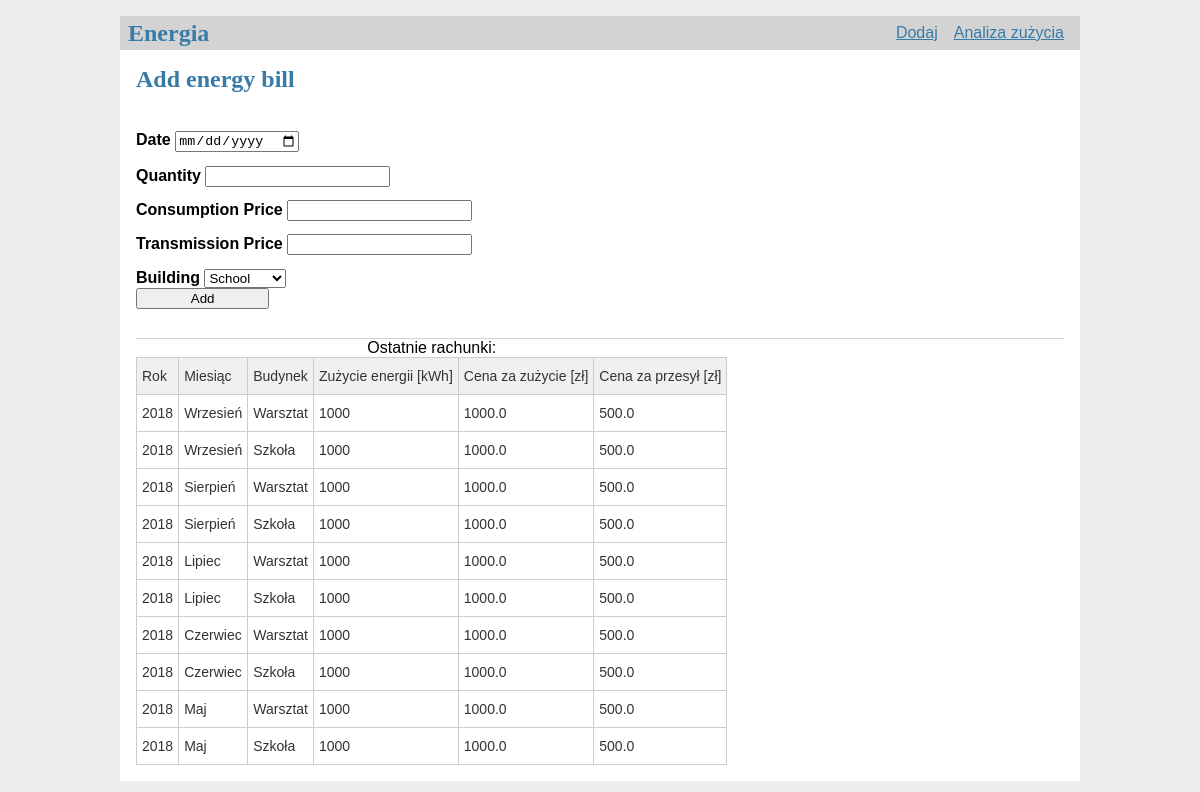
Page /add/energy on the committed database.
### app/models.py (models this page shows, shortened)
class Energy(db.Model):
    building = db.Column(db.String, primary_key=True)
    year = db.Column(db.Integer, primary_key=True)
    month = db.Column(db.Integer, primary_key=True)
    quantity = db.Column(db.Integer, unique=False)
    consumption_price = db.Column(db.Float, unique=False)
    transmission_price = db.Column(db.Float, unique=False)

### app/data_crud/views.py (the view, shortened to what this page needs)
@data.route('/add/energy', methods=['GET', 'POST'])
def add_energy():
    form = EnergyAdditionForm()
    return render_template("add_energy.html", rows=get_data(type_choice="energy"), form=form)

### app/data_crud/forms.py
class EnergyAdditionForm(FlaskForm):
    date = DateField('Date', validators=[DataRequired()])
    quantity = FloatField('Quantity', validators=[DataRequired()])
    consumption_price = FloatField('Consumption Price', validators=[DataRequired()])
    transmission_price = FloatField('Transmission Price', validators=[DataRequired()])
    building = SelectField('Building', validators=[DataRequired()], choices=[("SCH", "School"), ("WOR", "Workshop")])
    submit = SubmitField('Add')

### app/data_crud/prepare_data.py (called while the page is built)
def get_data(type_choice):
    with open(MONTHS_NAMES_FILE) as f:
        months_names_mapping = json.loads(f.read())
    with open(BUILDINGS_NAMES_POLISH_FILE) as f:
        buildings_names = json.loads(f.read())
    if type_choice == 'energy':
        rows = Energy.query.order_by(Energy.year.desc(), Energy.month.desc()).limit(10).all()
        data = [ [row.year, months_names_mapping[str(row.month)], buildings_names[row.building],
                 row.quantity, row.consumption_price, row.transmission_price] for row in rows]
    elif type_choice == 'gas':
        rows = Gas.query.order_by(Gas.year.desc(), Gas.month.desc()).limit(10).all()
        data = [ [row.year, months_names_mapping[str(row.month)], buildings_names[row.building],
                 row.quantity, row.price] for row in rows]
    return data

### app/templates/add_energy.html (shortened to what this page needs)
{% import "bootstrap/wtf.html" as wtf %}
{% extends "base.html" %}
{% block header %}
<div class="content-section">
    <div class="center">
        <h1>Add energy bill</h1>
        <br/>
        {{ wtf.quick_form(form) }}
    </div>
</div>
{% endblock %}
{% block content %}
<table class="tg">
    <caption>Ostatnie rachunki:</caption>
    <tr>
        <th class="tg-0lax">Rok</th>
        <th class="tg-0lax">Miesiąc</th>
        <th class="tg-0lax">Budynek</th>
        <th class="tg-0lax">Zużycie energii [kWh]<br></th>
        <th class="tg-0lax">Cena za zużycie [zł]</th>
        <th class="tg-0lax">Cena za przesył [zł]</th>
    </tr>
    {% for row in rows %}
    <tr>
        <td>{{ row[0] }}</a></td>
        <td>{{ row[1] }}</td>
        <td>{{ row[2] }}</a></td>
        <td>{{ row[3] }}</td>
        <td>{{ row[4] }}</a></td>
        <td>{{ row[5] }}</td>
    </tr>
    {% endfor %}
</table>
{% endblock %}

### app/templates/base.html (shortened to what this page needs)
<!doctype html>
<link rel="stylesheet" href="{{ url_for('static', filename='style.css') }}">
<link href="http://cdn.pydata.org/bokeh/release/bokeh-1.0.4.min.css" rel="stylesheet">
<link href="http://cdn.pydata.org/bokeh/release/bokeh-widgets-1.0.4.min.css" rel="stylesheet">
<nav>
    <h1>Energia</h1>
    <ul>
        <li><a href="{{ url_for('data_crud.add_gas') }}">Dodaj</a>
        <li><a href="{{ url_for('analyse.show') }}">Analiza zużycia</a>
    </ul>
</nav>
<section class="content">
    <header>
        {% block header %}{% endblock %}
    </header>
    {% block content %}{% endblock %}
</section>

### app/static/style.css (style rules this page uses)
h1 { font-family: serif; color: #377ba8; margin: 1rem 0; }
a { color: #377ba8; }
nav { background: lightgray; display: flex; align-items: center; padding: 0 0.5rem; }
nav h1 { flex: auto; margin: 0; }
nav ul { display: flex; list-style: none; margin: 0; padding: 0; }
nav ul li a, nav ul li span, header .action { display: block; padding: 0.5rem; }
.content { padding: 0 1rem 1rem; }
.content > header { border-bottom: 1px solid lightgray; display: flex; align-items: flex-end; }
.content > header h1 { flex: auto; margin: 1rem 0 0.25rem 0; }
.content:last-child { margin-bottom: 0; }
.content form { margin: 1em 0; display: flex; flex-direction: column; }
.content label { font-weight: bold; margin-bottom: 0.5em; }
.content input, .content textarea { margin-bottom: 1em; }
input[type=submit] { align-self: start; min-width: 10em; }

### app/templates/add_energy.html (style rules this page uses)
.tg { border-collapse:collapse;border-spacing:0;border-color:#ccc; }
.tg td { font-family:Arial, sans-serif;font-size:14px;padding:10px 5px;border-style:solid;border-width:1px;overflow:hidden;word-break:normal;border-color:#ccc;color:#333;background-color:#fff; }
.tg th { font-family:Arial, sans-serif;font-size:14px;font-weight:normal;padding:10px 5px;border-style:solid;border-width:1px;overflow:hidden;word-break:normal;border-color:#ccc;color:#333;background-color:#f0f0f0; }
.tg .tg-0lax { text-align:left;vertical-align:top }

### rows in the picture
Energy: year "2018", row "Wrzesień", row "Warsztat", quantity "1000", consumption_price "1000.0", transmission_price "500.0"
Energy: year "2018", row "Wrzesień", row "Szkoła", quantity "1000", consumption_price "1000.0", transmission_price "500.0"
Energy: year "2018", row "Sierpień", row "Warsztat", quantity "1000", consumption_price "1000.0", transmission_price "500.0"
Energy: year "2018", row "Sierpień", row "Szkoła", quantity "1000", consumption_price "1000.0", transmission_price "500.0"
Energy: year "2018", row "Lipiec", row "Warsztat", quantity "1000", consumption_price "1000.0", transmission_price "500.0"
Energy: year "2018", row "Lipiec", row "Szkoła", quantity "1000", consumption_price "1000.0", transmission_price "500.0"
Energy: year "2018", row "Czerwiec", row "Warsztat", quantity "1000", consumption_price "1000.0", transmission_price "500.0"
Energy: year "2018", row "Czerwiec", row "Szkoła", quantity "1000", consumption_price "1000.0", transmission_price "500.0"
Energy: year "2018", row "Maj", row "Warsztat", quantity "1000", consumption_price "1000.0", transmission_price "500.0"
Energy: year "2018", row "Maj", row "Szkoła", quantity "1000", consumption_price "1000.0", transmission_price "500.0"
